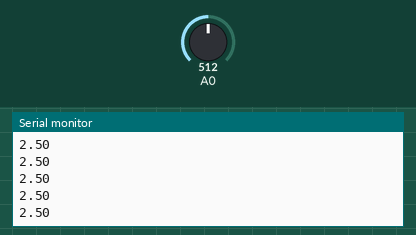
The sketch below on a simulated Arduino Uno, built with avr-gcc and run on an emulated ATmega328P. Parts: the last lines printed to the serial monitor. The inputs (shaded band) are chosen by the test bench; at power-on: A0 = 512.

Above: at 1.2 s.
1.3 s: A0 set to 716
At 2.2 s:
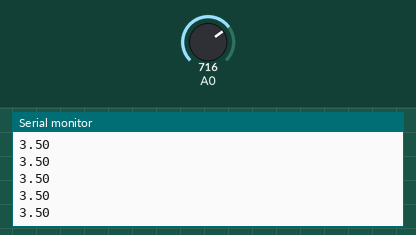
2.8 s: A0 set to 900
At 3.4 s:
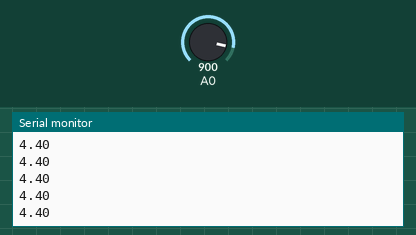
Timing chart, 0 to 5.8 s (numbered marks = the images above; inputs shaded):
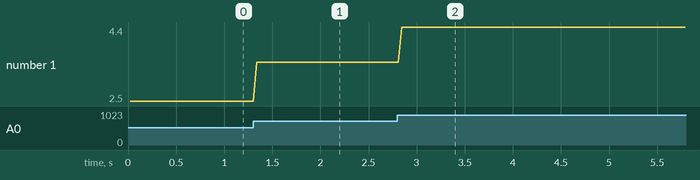

Measured:
- after the input at 1.3 s, the serial monitor: prints a new line at once (image 1)
- after the input at 2.8 s, the serial monitor: prints a new line at once (image 2)
- plotted number 1: 2.5 → 3.5 after the input at 1.3 s, 3.5 → 4.4 after the input at 2.8 s

The sketch:

Mean_StandardDev_Calculator.ino
```cpp
void setup() {
  // put your setup code here, to run once:
  Serial.begin(9600);
}

void loop() {
  // put your main code here, to run repeatedly:
  int runs = 10;
  float sum = 0;
  float sensorValue;
  float voltageValue[runs];
  for (int i = 0; i < runs; i++) {
    sensorValue = analogRead(A0);
    voltageValue[i] = sensorValue*5./1023.;
    sum = sum + voltageValue[i];
    //Serial.println(voltageValue[i]);
    //Serial.println(sum);
    delay(1);
  }
  float mean = sum/runs;
  float diffSum = 0;
  for (int i = 0; i < runs; i++) {
    diffSum = diffSum + pow(voltageValue[i] - mean, 2);
    //Serial.println(diffSum);
    delay(1);
  }
  float sigma = sqrt(diffSum/(runs-1));
  float error = mean/sqrt(runs);
  float my_data[400];
  Serial.println(mean);
  //Serial.print(", ");
  //Serial.print(sigma);
  //Serial.print(", ");
  //Serial.println(error);
  delay(10);
}
```
